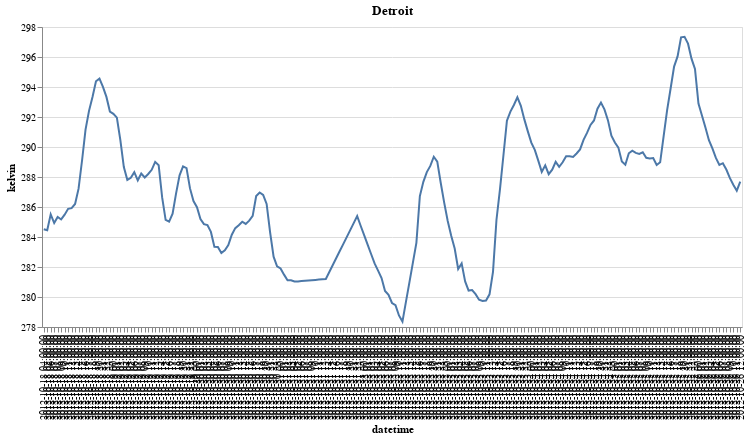

This figure's notebook cell:
### Markdown cell above
Notice how strange the x-axis labels look.  That is a sign that something is wrong with the data type of the "datetime" column.

### Code cell
c1 = alt.Chart(df).mark_line().encode(
    x="datetime",
    y=alt.Y("Detroit", scale=alt.Scale(zero=False), title="kelvin")
).properties(
    width=700,
    title="Detroit"
)

c1

### Figure 1 — Vega-Lite specification as saved in the notebook (floating-point values rounded to 4 significant figures; data arrays with more than 128 entries replaced by an {"elided": "..."} marker saying what was removed)
{"config": {"view": {"continuousWidth": 400, "continuousHeight": 300}}, "data": {"name": "data-8ef69faf0ebcdc16086e6245964fb5ba"}, "mark": "line", "encoding": {"x": {"field": "datetime", "type": "nominal"}, "y": {"field": "Detroit", "scale": {"zero": false}, "title": "kelvin", "type": "quantitative"}}, "title": "Detroit", "width": 700, "$schema": "https://vega.github.io/schema/vega-lite/v4.17.0.json", "datasets": {"data-8ef69faf0ebcdc16086e6245964fb5ba": {"elided": "201 records"}}}
